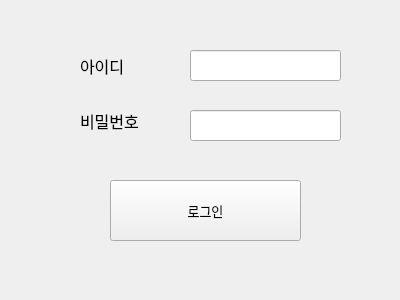
<?xml version="1.0" encoding="UTF-8"?>
<ui version="4.0">
 <class>Form</class>
 <widget class="QWidget" name="Form">
  <property name="geometry">
   <rect>
    <x>0</x>
    <y>0</y>
    <width>400</width>
    <height>300</height>
   </rect>
  </property>
  <property name="windowTitle">
   <string>Form</string>
  </property>
  <widget class="QPushButton" name="pushButton">
   <property name="geometry">
    <rect>
     <x>110</x>
     <y>180</y>
     <width>191</width>
     <height>61</height>
    </rect>
   </property>
   <property name="font">
    <font>
     <family>문체부 돋음체</family>
     <pointsize>10</pointsize>
     <bold>false</bold>
    </font>
   </property>
   <property name="text">
    <string>로그인</string>
   </property>
  </widget>
  <widget class="QLabel" name="label">
   <property name="geometry">
    <rect>
     <x>80</x>
     <y>50</y>
     <width>91</width>
     <height>31</height>
    </rect>
   </property>
   <property name="font">
    <font>
     <pointsize>12</pointsize>
    </font>
   </property>
   <property name="text">
    <string>아이디</string>
   </property>
  </widget>
  <widget class="QLabel" name="label_2">
   <property name="geometry">
    <rect>
     <x>80</x>
     <y>100</y>
     <width>71</width>
     <height>41</height>
    </rect>
   </property>
   <property name="font">
    <font>
     <pointsize>12</pointsize>
    </font>
   </property>
   <property name="text">
    <string>비밀번호</string>
   </property>
  </widget>
  <widget class="QLineEdit" name="lineEdit">
   <property name="geometry">
    <rect>
     <x>190</x>
     <y>50</y>
     <width>151</width>
     <height>31</height>
    </rect>
   </property>
  </widget>
  <widget class="QLineEdit" name="lineEdit_2">
   <property name="geometry">
    <rect>
     <x>190</x>
     <y>110</y>
     <width>151</width>
     <height>31</height>
    </rect>
   </property>
  </widget>
 </widget>
 <resources/>
 <connections/>
</ui>
